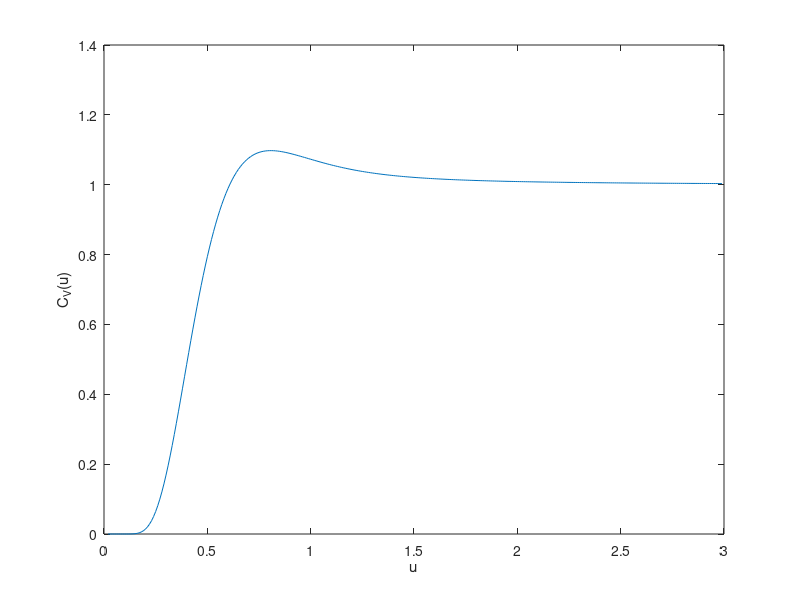

The MATLAB script that drew this image:

% Calculate partition function Z
u = (0.01:0.01:3.0);

Z = zeros(length(u),1);

j = linspace(0,1000, 1001);

for i = 1:length(u)
    Z(i) = sum( (2*j + 1).*exp(-(j.*(j + 1))/u(i)));
end

% User Z as partition function
du = u(2:end)-u(1:end-1);
u_1 = (u(1:end-1)+u(2:end))*0.5;

logZ = log(Z);

U = u_1.^2.*diff(logZ)'./du;
ddu = 0.5*(du(1:end-1)+du(2:end));
CV = diff(U)./ddu;
u2 = u(2:end-1);

%plot(u_1,U);
%xlabel('u')
%ylabel('U(u)')

plot(u2,CV);
xlabel('u')
ylabel('C_V(u)');

pause();
